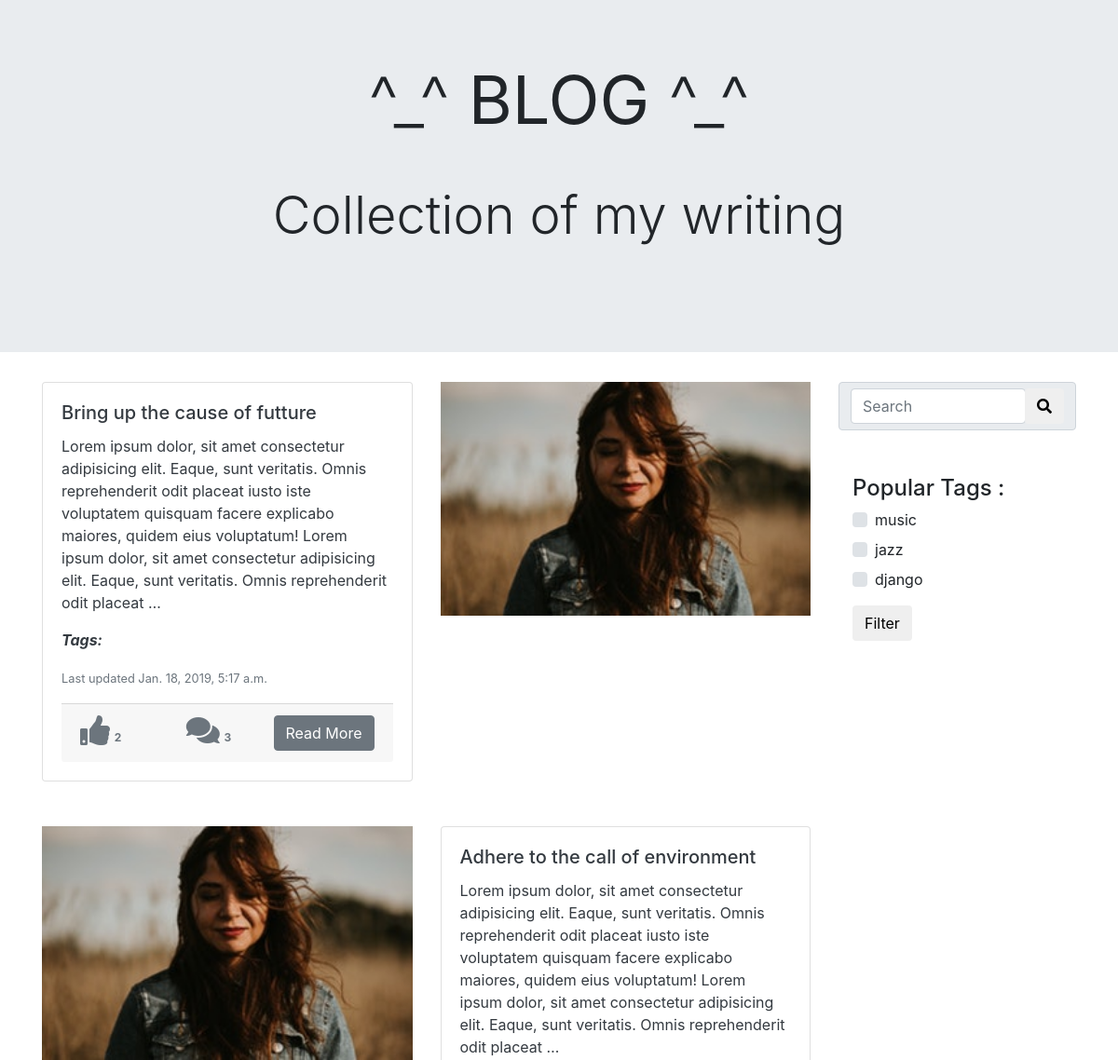
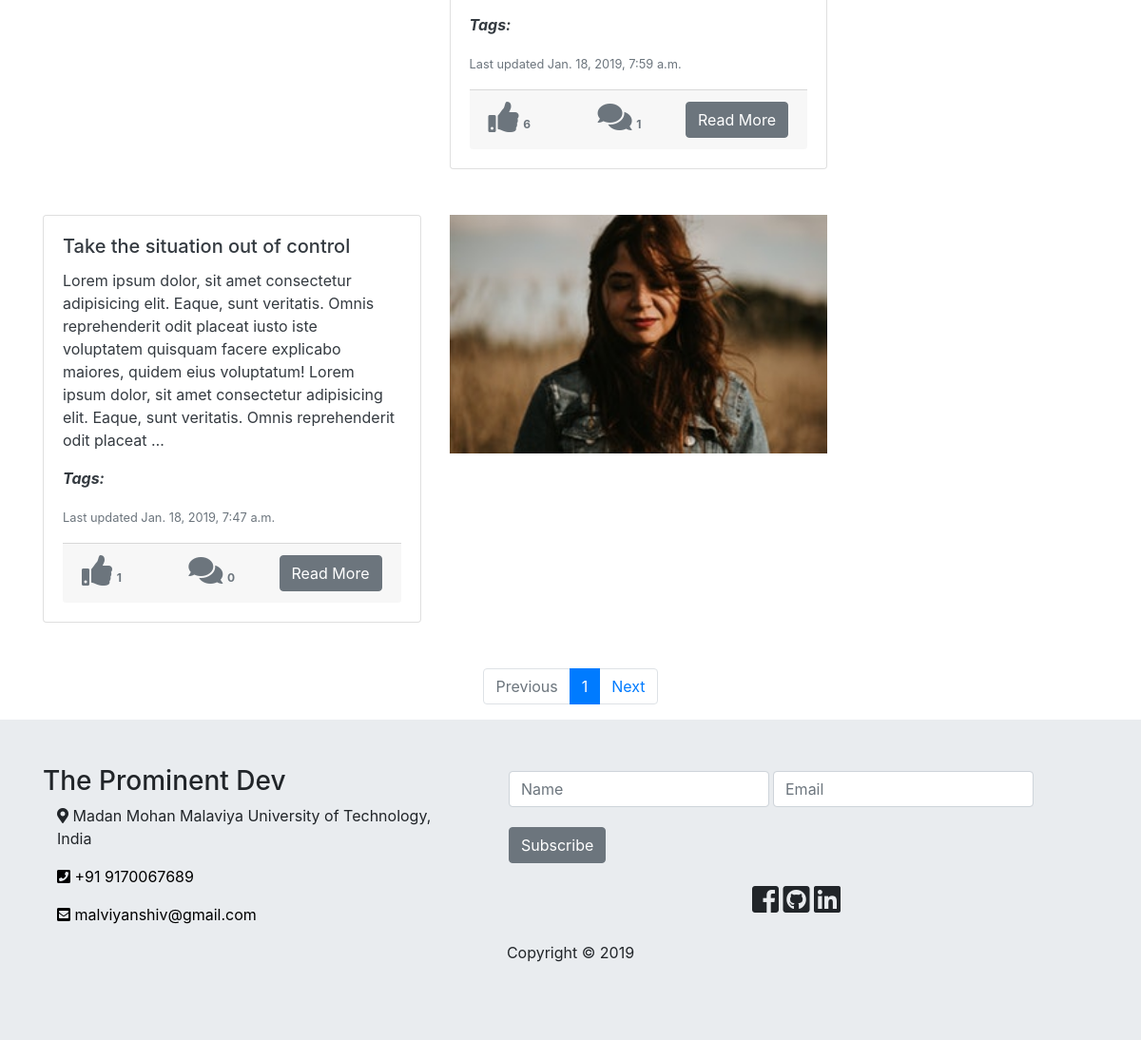
/blog/, run on an earlier commit of the app's database (2 pictures, top to bottom).
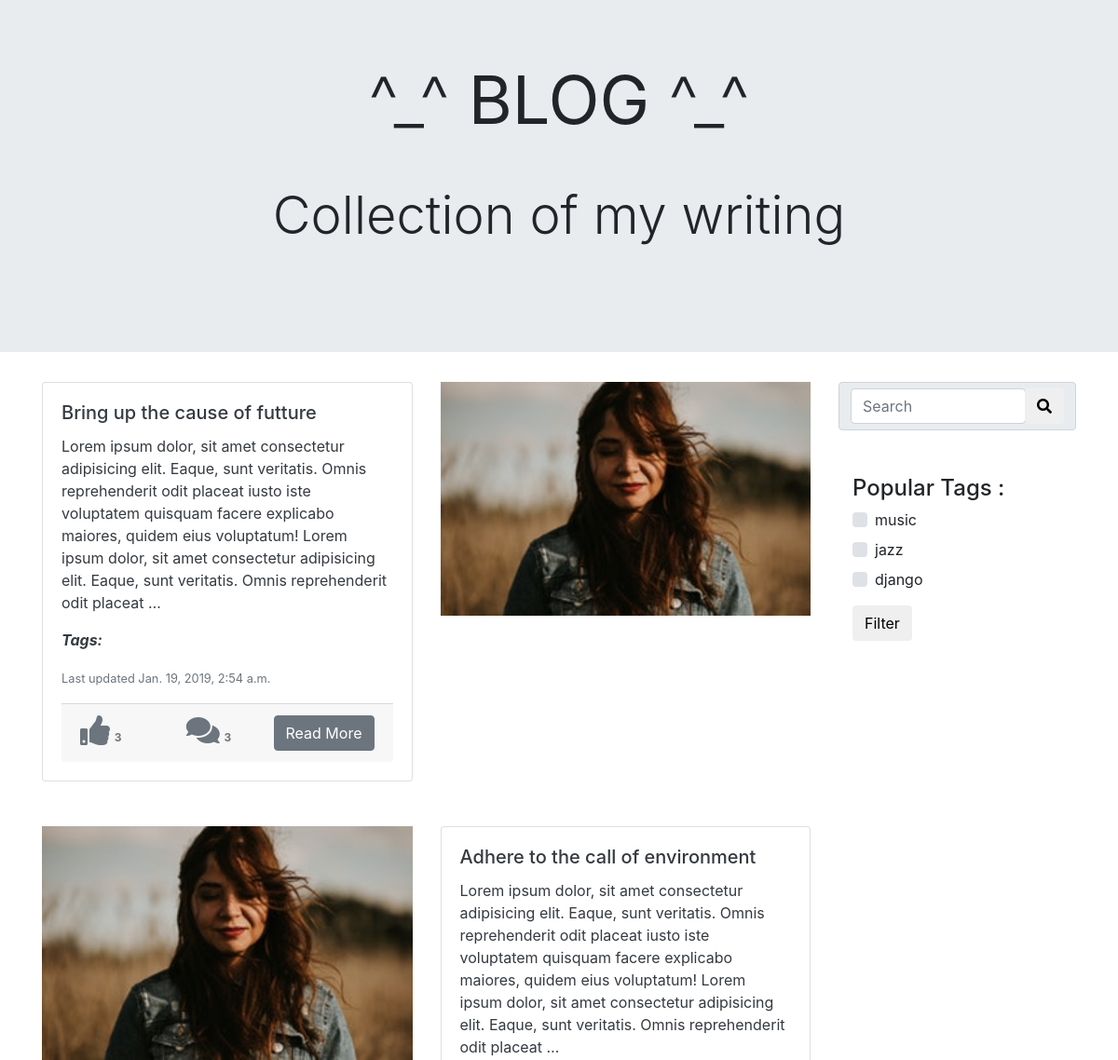
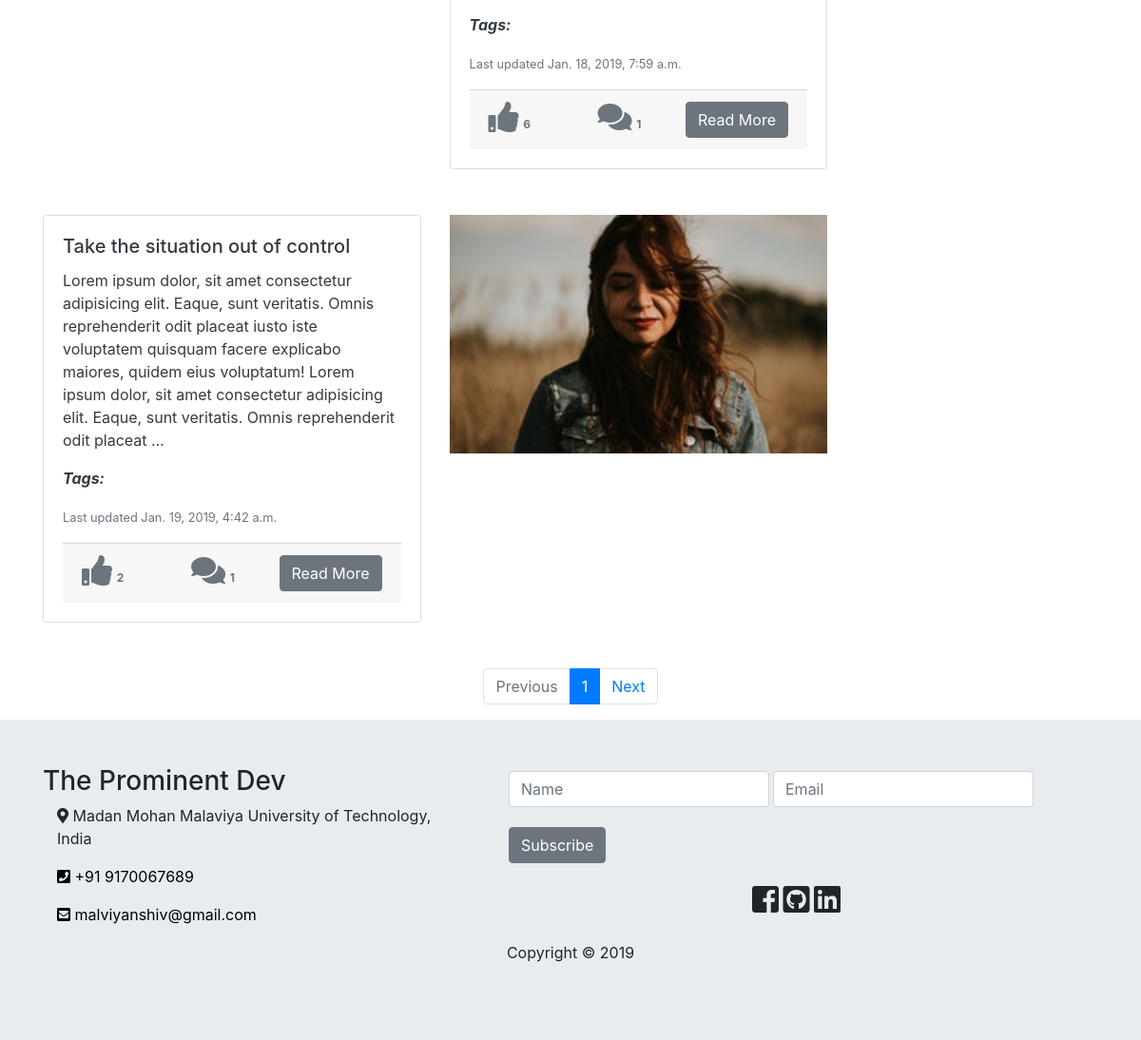
And on a later commit of the database (2 pictures, top to bottom).
### blog/models.py (models this page shows, shortened)
class Post(models.Model):
    STATUS_CHOICES = (
        ('draft', 'Draft'),
        ('published', 'Published'),
    )
    title = models.CharField(max_length=250)
    slug = models.SlugField(unique_for_date="publish", max_length=250)
    author = models.ForeignKey(User, on_delete=models.CASCADE, related_name='blog_posts')
    body = models.TextField()
    tags = TaggableManager()
    publish = models.DateTimeField(default=timezone.now)
    created = models.DateTimeField(auto_now_add=True)
    updated = models.DateTimeField(auto_now=True)
    status = models.CharField(max_length=10, choices=STATUS_CHOICES, default='draft')
    like_count = models.IntegerField(default=0)
    comment_count = models.IntegerField(default=0)
    objects = models.Manager() # the default manager
    published = PublishedManager() # our custom manager
    class Meta:
        ordering = ('-publish',)
    def get_absolute_url(self):
        return reverse('blog:post_detail',
                        args=[ self.publish.day, self.publish.month, self.publish.year, self.slug])

### blog/views.py (the view)
# urls.py: path("", views.blog_home, name="blog_home"),
def blog_home(requests):
    object_list = Post.published.all()
    tag_list = requests.GET.getlist('tags[]')
    tag_list = Tag.objects.all().filter(slug__in=tag_list)
    tag_list = [a.id for a in tag_list]
    if tag_list:
        object_list = list(set(object_list.filter(tags__in=tag_list)))
    tags = Tag.objects.all()[:10]
    paginator = Paginator(object_list, 3)  # 3 posts in each page
    page = requests.GET.get('page')
    try:
        posts = paginator.page(page)
    except PageNotAnInteger:
        posts = paginator.page(1)
    except EmptyPage:
        posts = paginator.page(paginator.num_pages)
    return render(requests, "blog/index.html", {'posts':posts, 'tags':tags})

### blog/models.py (called while the page is built)
    def get_queryset(self):
        return super(PublishedManager, self).get_queryset().filter(status='published')

### blog/templates/blog/index.html (shortened to what the changed rows need)
{% load static %}
<!DOCTYPE html>
<html lang="en">
<head>
  <link rel="stylesheet" href="https://use.fontawesome.com/releases/v5.6.3/css/all.css"
 />
  <link rel="stylesheet" href="https://stackpath.bootstrapcdn.com/bootstrap/4.1.3/css/bootstrap.min.css"
 />
  <link rel="stylesheet" href="{% static './css/style.css' %}" />
</head>
<body>
  <div class="jumbotron jumbotron-fluid" id="main-section">
    <div class="container text-center">
      <h1 class="display-3">^_^&nbsp;<strong>BLOG</strong>&nbsp;^_^</h1>
    </div>
  </div>
  <div class="container">
    <div class="row">
      <div class="col-lg-9">
          {% for post in posts %}
          <div class="row">
            {% if forloop.counter|divisibleby:2 %}
            <div class="col-lg-6">
              <img src="{% static 'img/card-top-1.jpg' %} " alt="Card Image" class="img-fluid w-100"/>
            </div>
            <div class="col-lg-6">
              <div class="card mb-5">
                <div class="card-body text-dark">
                  <h5 class="card-title">
                    {{ post.title }}
                  </h5>
                  <p class="card-text">
                    {{ post.body | truncatewords:40 }}
                  </p>
                  <p class="card-text">
                    <p><i><b>Tags:</b> {{ post.tags.all|join:", " }} </i></p>
                    <small class="text-muted">Last updated {{ post.updated }}</small>
                  </p>
                  <div class="card-footer text-secondary d-flex justify-content-between">
                    <a class="post-like mr-4" data-value="{{post.get_absolute_url}}/like" href="#"><i class="fas fa-thumbs-up fa-2x"></i><span class="badge">{{ post.like_count }}</span></a>
                    <a href="{{ post.get_absolute_url }}"><i class="fas fa-comments fa-2x"></i><span class="badge">{{ post.comment_count }}</span></a>
                    <a href="{{ post.get_absolute_url }}" class="btn btn-secondary">Read More</a>
                  </div>
                </div>
              </div>
            </div>
            {% else %}
              <div class="col-lg-6 order-1 order-lg-0">
                <div class="card mb-5">
                  <div class="card-body text-dark">
                    <h5 class="card-title">
                      {{ post.title }}
                    </h5>
                    <p class="card-text">
                      {{ post.body | truncatewords:40 }}
                    </p>
                    <p class="card-text">
                      <p><i><b>Tags:</b> {{ post.tags.all|join:", " }} </i></p>
                      <small class="text-muted">Last updated {{ post.updated }}</small>
                    </p>
                    <div class="card-footer text-secondary d-flex justify-content-between">
                      <a class="post-like mr-4" data-value="{{post.get_absolute_url}}/like" href="#"><i class="fas fa-thumbs-up fa-2x"></i><span class="badge">{{ post.like_count }}</span></a>
                      <a href="{{ post.get_absolute_url }}"><i class="fas fa-comments fa-2x"></i><span class="badge">{{post.comment_count }}</span></a>
                      <a href="{{ post.get_absolute_url }}" class="btn btn-secondary">Read More</a>
                    </div>
                  </div>
                </div>
              </div>
              <div class="col-lg-6 order-0 order-lg-1">
                <img src="{% static 'img/card-top-1.jpg' %} " alt="Card Image" class="img-fluid w-100"/>
              </div>
            {% endif %}
        </div>
        {% endfor %}
      </div>
      </div>
    </div>
</body>
</html>

What changed in the data, as far as the page shows it:
changed Post "Bring up the cause of futture": updated "Jan. 18, 2019, 5:17 a.m." → "Jan. 19, 2019, 2:54 a.m."; like_count "2" → "3"
changed Post "Take the situation out of control": updated "Jan. 18, 2019, 7:47 a.m." → "Jan. 19, 2019, 4:42 a.m."; like_count "1" → "2"; comment_count "0" → "1"
